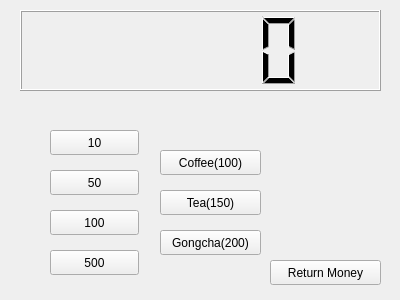
<?xml version="1.0" encoding="UTF-8"?>
<ui version="4.0">
 <class>Widget</class>
 <widget class="QWidget" name="Widget">
  <property name="geometry">
   <rect>
    <x>0</x>
    <y>0</y>
    <width>400</width>
    <height>300</height>
   </rect>
  </property>
  <property name="windowTitle">
   <string>Widget</string>
  </property>
  <widget class="QLCDNumber" name="lcdNumber">
   <property name="geometry">
    <rect>
     <x>20</x>
     <y>10</y>
     <width>361</width>
     <height>81</height>
    </rect>
   </property>
  </widget>
  <widget class="QPushButton" name="pb10">
   <property name="geometry">
    <rect>
     <x>50</x>
     <y>130</y>
     <width>89</width>
     <height>25</height>
    </rect>
   </property>
   <property name="text">
    <string>10</string>
   </property>
  </widget>
  <widget class="QPushButton" name="pb50">
   <property name="geometry">
    <rect>
     <x>50</x>
     <y>170</y>
     <width>89</width>
     <height>25</height>
    </rect>
   </property>
   <property name="text">
    <string>50</string>
   </property>
  </widget>
  <widget class="QPushButton" name="pb100">
   <property name="geometry">
    <rect>
     <x>50</x>
     <y>210</y>
     <width>89</width>
     <height>25</height>
    </rect>
   </property>
   <property name="text">
    <string>100</string>
   </property>
  </widget>
  <widget class="QPushButton" name="pb500">
   <property name="geometry">
    <rect>
     <x>50</x>
     <y>250</y>
     <width>89</width>
     <height>25</height>
    </rect>
   </property>
   <property name="text">
    <string>500</string>
   </property>
  </widget>
  <widget class="QPushButton" name="pbCoffee">
   <property name="geometry">
    <rect>
     <x>160</x>
     <y>150</y>
     <width>101</width>
     <height>25</height>
    </rect>
   </property>
   <property name="text">
    <string>Coffee(100)</string>
   </property>
  </widget>
  <widget class="QPushButton" name="pbGongcha">
   <property name="geometry">
    <rect>
     <x>160</x>
     <y>230</y>
     <width>101</width>
     <height>25</height>
    </rect>
   </property>
   <property name="text">
    <string>Gongcha(200)</string>
   </property>
  </widget>
  <widget class="QPushButton" name="pbTea">
   <property name="geometry">
    <rect>
     <x>160</x>
     <y>190</y>
     <width>101</width>
     <height>25</height>
    </rect>
   </property>
   <property name="text">
    <string>Tea(150)</string>
   </property>
  </widget>
  <widget class="QPushButton" name="pbReturnMoney">
   <property name="geometry">
    <rect>
     <x>270</x>
     <y>260</y>
     <width>111</width>
     <height>25</height>
    </rect>
   </property>
   <property name="text">
    <string>Return Money</string>
   </property>
  </widget>
 </widget>
 <layoutdefault spacing="6" margin="11"/>
 <resources/>
 <connections/>
</ui>
